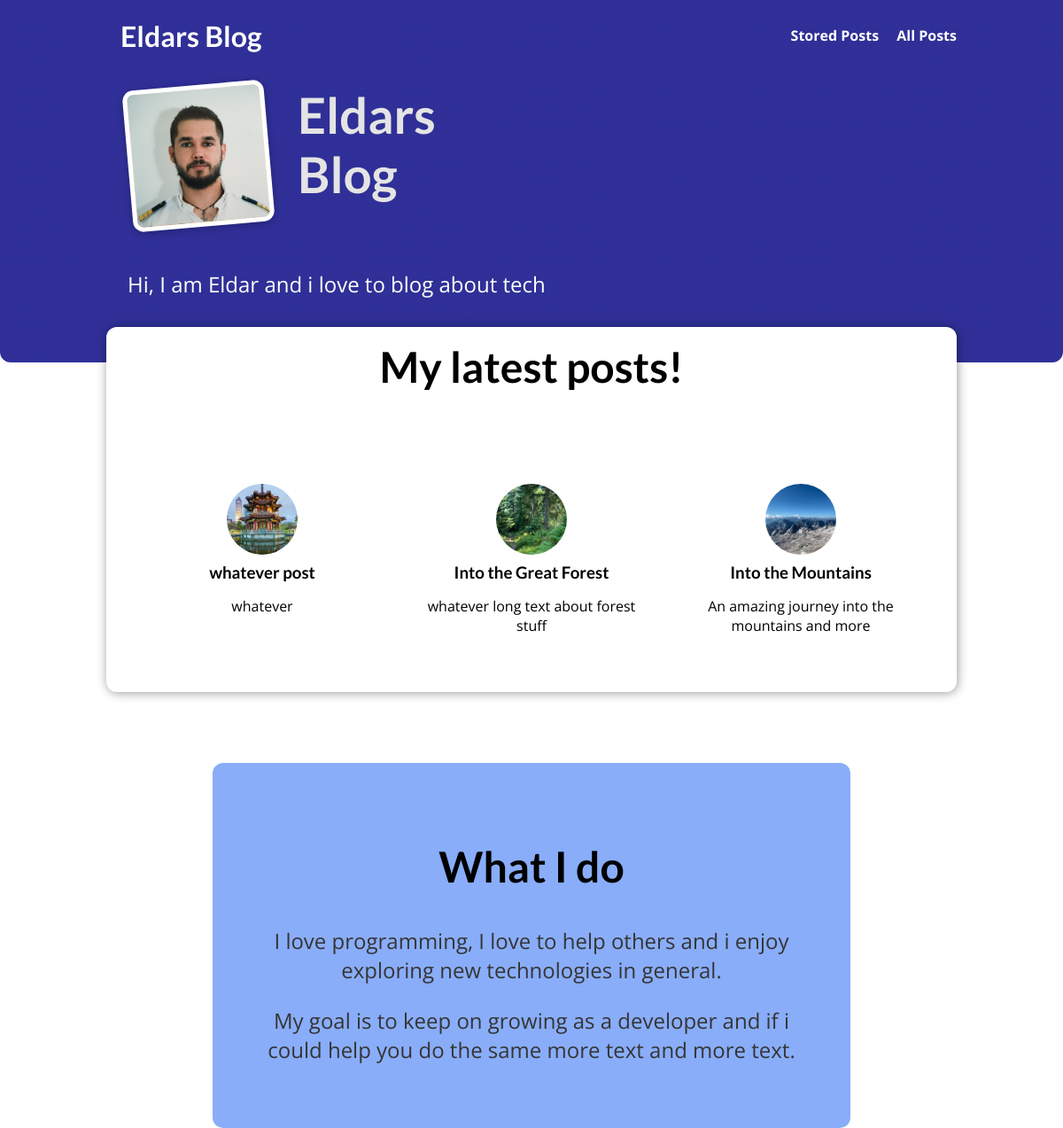
The app's page /, older data.
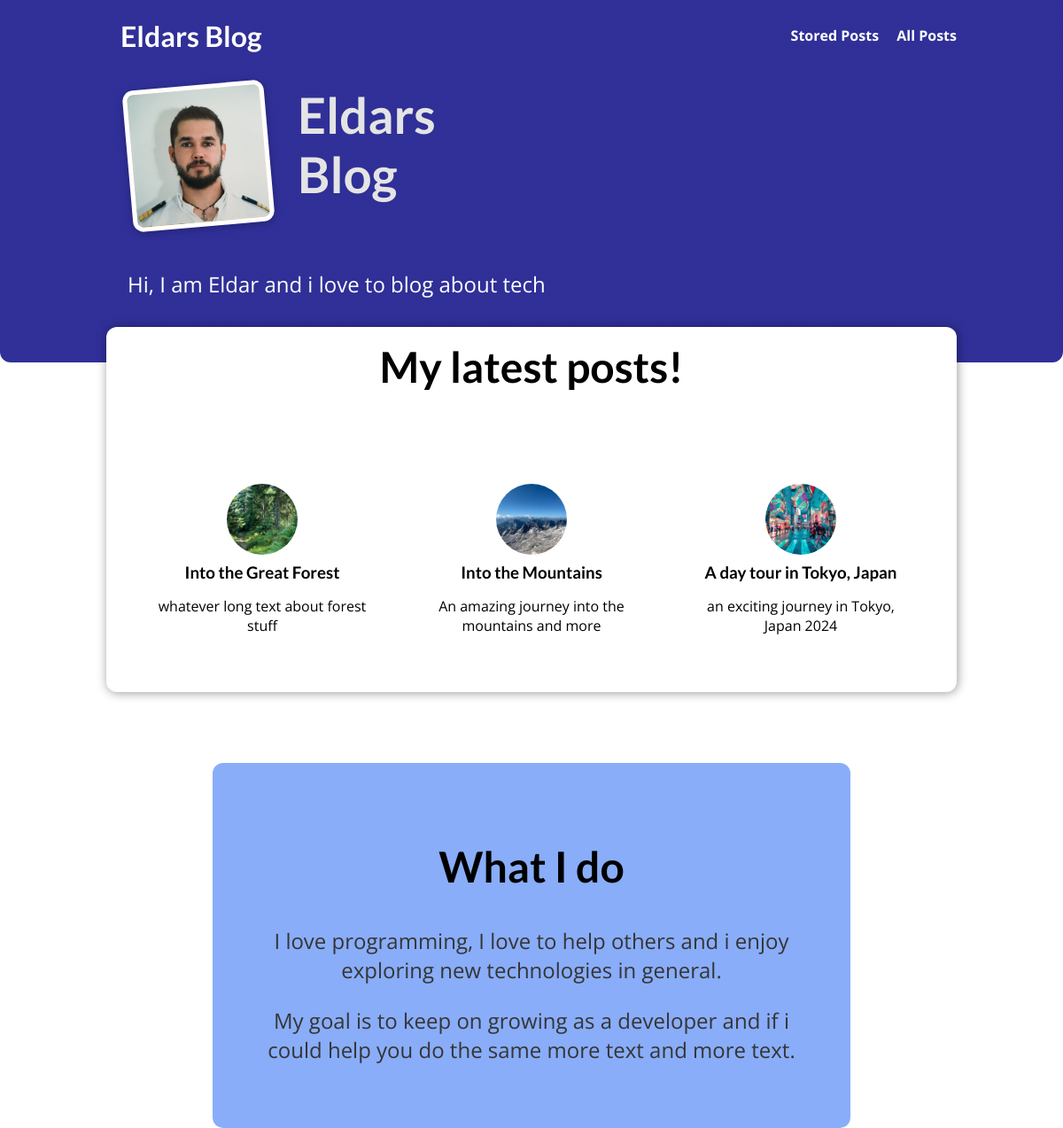
The same page, newer data.
### blog/models.py (models this page shows, shortened)
class Post(models.Model):
    title = models.CharField(max_length=150)
    excerpt = models.CharField(max_length=200)
    image = models.ImageField(upload_to="posts", null=True)
    date = models.DateField(auto_now=True)
    created_at = models.DateTimeField(auto_now_add=True)
    slug = models.SlugField(unique=True)
    content = models.TextField(validators=[MinLengthValidator(10)])
    author = models.ForeignKey(
        Author, on_delete=models.SET_NULL, null=True, related_name="posts")
    tags = models.ManyToManyField(Tag)

### blog/views.py (the view)
# urls.py: path('', views.StartingPageView.as_view(), name="starting-page"),
class StartingPageView(ListView):
    template_name = "blog/index.html"
    model = Post
    ordering = ["-date"]
    context_object_name = "posts"
    def get_queryset(self):
        queryset = super().get_queryset()
        data = queryset[:3]
        return data

### blog/templates/blog/index.html (shortened to what this page needs)
{% extends 'base.html' %}
{% load static %}
{% block css_files %}
    <link rel="stylesheet" href="{% static 'app.css' %}" />
    <link rel="stylesheet" href="{% static 'blog/index.css' %}" />
    <link rel="stylesheet" href="{% static 'blog/post.css' %}" />
{% endblock %}
{% block content %}
    <section id="welcome">
        <header>
            <img src="{% static 'blog/images/eldar.jpg' %}" alt="Eldar - The Author of this Blog">
            <h2>Eldars Blog</h2>
        </header>
        <p>Hi, I am Eldar and i love to blog about tech</p>
    </section>
    <section id="latest-posts">
        <h2>My latest posts!</h2>
        <ul>
            {% for post in posts %}
            {% include "blog/includes/post.html" %}
            {% endfor %}
        </ul>
    </section>
    <section id="about">
        <h2>What I do</h2>
        <p> I love programming, I love to help others and i enjoy exploring new technologies in general.</p>
        <p> My goal is to keep on growing as a developer and if i could help you do the same more text and more text. </p>
    </section>
{% endblock %}

### blog/templates/blog/includes/post.html
{% load static %}
<li>
    <article class="post">
        <a href="{% url "post-detail-page" post.slug %}">
            <img src="{{ post.image.url }}" alt="{{ post.title }}" />
                <div class="post__content">
                    <h3>{{ post.title }}</h3>
                    <p>
                        {{ post.excerpt}}
                    </p>
            </div>
        </a>
    </article>
</li>

Row changes from the older to the newer data that the page shows:
no longer on this page (row edited): Post: image (picture), title "whatever post", excerpt "whatever"
now on this page (row edited): Post: image (picture), title "A day tour in Tokyo, Japan", excerpt "an exciting journey in Tokyo, Japan 2024"
